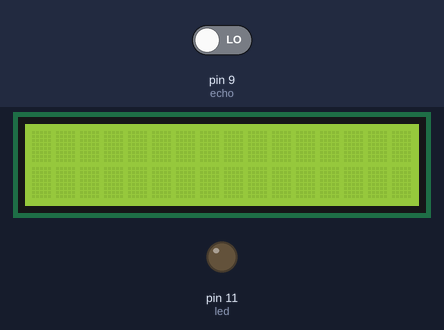
Recording of a sketch running on a simulated Arduino Uno, built with avr-gcc and run on an emulated ATmega328P. Shown: 16×2 character LCD, output pins drawn as LEDs (lit = HIGH). The test bench sets the inputs (shaded band); at power-on: pin 9 (echo) LOW. Pins used as bus, display or sensor lines are not drawn.

Above: at 0.1 s.
At 1.1 s:
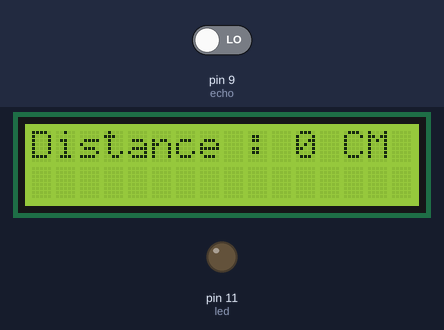

Measured:
- what the display in image 1 shows lasts 0.5 s, from 1.1 s to 1.6 s

The sketch:

lcd_distance_medidor.ino
```cpp
/* Arduino Projects - by j4ckris ;)

Materials:

  - lcd display
  - 2 resistence
  - Ultasonic sensor
  - Jumpers
  - Potenciometer
  - 1 led
  -
*/


#include <LiquidCrystal.h>
int rs = 7;
int e = 6;
int d4 = 5;
int d5 = 4;
int d6 = 3;
int d7 = 2;

int trig = 10;
int echo = 9;
int traveltime, distance;

int led = 11;


LiquidCrystal lcd(rs, e, d4, d5, d6, d7);

void setup(){

  pinMode(trig, OUTPUT);
  pinMode(echo, INPUT);
  pinMode(led, OUTPUT);
  lcd.begin(16,2);

}

void loop(){

  digitalWrite(trig, LOW);
  delayMicroseconds(2);

  digitalWrite(trig, HIGH);
  delayMicroseconds(10);

  traveltime = pulseIn(echo, HIGH);
  distance = (traveltime/2)/25.19;

  lcd.setCursor(0,0);
  lcd.print("Distance : ");

  lcd.print(distance);
  lcd.print(" CM");
  delay(500);
  lcd.clear();
}
```
